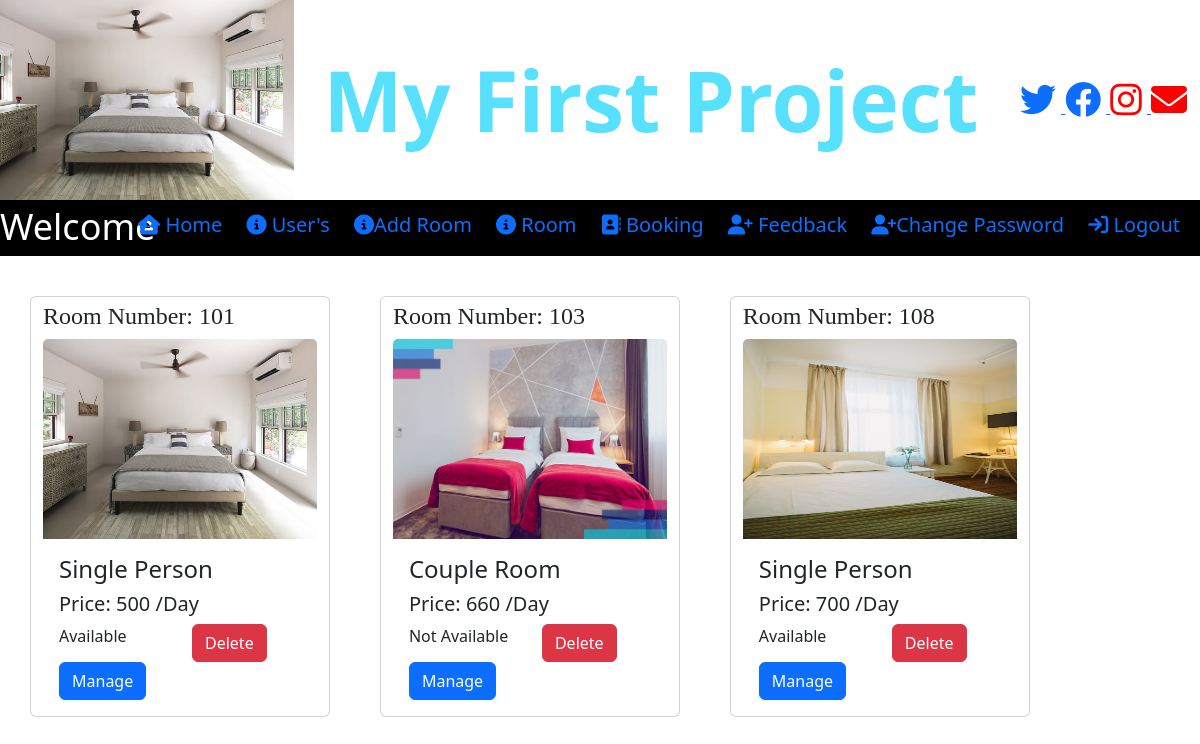
The page /view_room_admin on the database its author committed.
### room/models.py (models this page shows)
class Room(models.Model):
    room_no = models.CharField(max_length=20,null=True,unique=True)
    image = models.FileField(null=True)
    type = models.CharField(max_length=30,null=True)
    status = models.CharField(max_length=30,null=True)
    price = models.CharField(max_length=20,null=True)

### room/views.py (the view)
# urls.py: path('view_room_admin',view_room_admin,name='view_room_admin'),
def view_room_admin(request):
    data = Room.objects.all()
    d = {'data':data}
    return render(request,'view_room_admin.html',d)

### room/templates/view_room_admin.html (shortened to what this page needs)
{% load static %}
{% block body %}
{% include 'admin_navigation.html' %}
<div class="container mt-4">
<div class="row">
    {% for i in data %}
    <div class="card float col-3 mt-3 mb-2 " style="width:300px">
        <h3><font face="mv boli" size="5">Room Number: {{i.room_no}}</font></h3>
        <img class="card-img-top" src="{{i.image.url}}" alt="Card image" height="200px">
        <div class="card-body">
          <h4 class="card-title">{{i.type}}</h4>
          <h5 class="card-title">Price: {{i.price}} /Day</h5>
            <div class="row">
                <div class="form-group col-md-6" >
                    <p class="card-text">{{i.status}}</p>
                </div>
                <div class="form-group col-md-6" >
                    <a href="{% url 'delete_room' i.id %}" onclick="return confirm('Are you sure?')" class="btn btn-danger">Delete</a>
                </div>
            </div>
          <a href="{% url 'edit_room' i.id %}" class="btn btn-primary">Manage</a>
        </div>
    </div>
{% endfor %}
    </div>
</div>
{% endblock %}

### room/templates/admin_navigation.html (shortened to what this page needs)
<!DOCTYPE html>
<html>
<head>
{% load static %}
<link href="https://cdn.jsdelivr.net/npm/bootstrap@5.2.3/dist/css/bootstrap.min.css" rel="stylesheet">
<link rel="stylesheet" href="https://cdnjs.cloudflare.com/ajax/libs/font-awesome/6.2.1/css/all.min.css" />
</head>
<body>
<div class="row">
	<div class="col-3 navigationimg"></div>
	<div class="col-7 pname">My First Project</div>
	<div class="col-2">
		<a href="https://twitter.com/i/flow/login">
			<i class="fa-brands fa-twitter icon1"></i>
		</a>
		<a href="https://www.facebook.com/">
			<i class="fa-brands fa-facebook icon1"></i>
		</a>
		<a href="https://www.instagram.com/">
			<i class="fa-brands fa-instagram icon1" style="color: red;"></i>
		</a>
		<a href="https://mail.google.com/mail/u/0/#inbox">
			<i class="fa-solid fa-envelope icon1" style="color:red;"></i>
		</a>
	</div>
</div>
<div class="row" style="background: black;color: White;">
	<div class="col-1 wlcm">Welcome</div>
	<div class="col-11 mitems">
		<ul class="ulitems">
			<a href="{% url 'admin_home' %}" class="aitems"><li class="litems"><i class="fa-solid fa-house-user"></i> Home</li></a>
			<a href="{% url 'view_user' %}" class="aitems"><li class="litems"><i class="fa-solid fa-circle-info"></i> User's</li></a>
			<a href="{% url 'add_room' %}" class="aitems"><li class="litems"><i class="fa-solid fa-circle-info"></i>Add Room</li></a>
			<a href="{% url 'view_room_admin' %}" class="aitems"><li class="litems"><i class="fa-solid fa-circle-info"></i> Room</li></a>
			<a href="{% url 'view_booking' %}" class="aitems"><li class="litems"><i class="fa-solid fa-address-book"></i> Booking</li></a>
			<a href="{% url 'view_feedback' %}" class="aitems"><li class="litems"><i class="fa-solid fa-user-plus"></i> Feedback</li></a>
			<a href="{% url 'change_password_admin' %}" class="aitems"><li class="litems"><i class="fa-solid fa-user-plus"></i>Change Password</li></a>
			<a href="{% url 'logout' %}" class="aitems"><li class="litems"><i class="fa-solid fa-arrow-right-to-bracket"></i> Logout</li></a>
		</ul>
	</div>
</div>
</body>
</html>

### rows shown on the page
Room: room_no "101", image (picture), type "Single Person", price "500", status "Available"
Room: room_no "103", image (picture), type "Couple Room", price "660", status "Not Available"
Room: room_no "108", image (picture), type "Single Person", price "700", status "Available"
